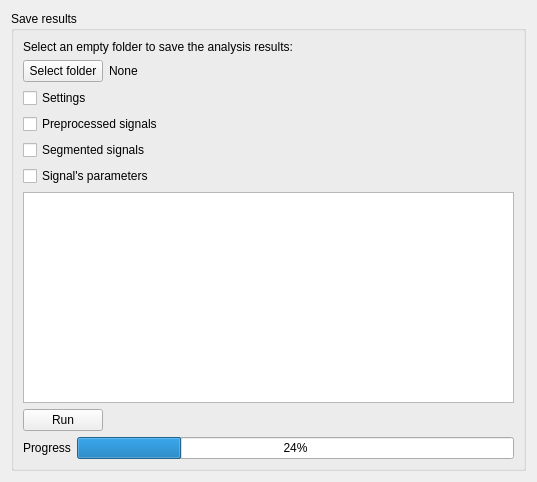
<?xml version="1.0" encoding="UTF-8"?>
<ui version="4.0">
 <class>Form</class>
 <widget class="QWidget" name="Form">
  <property name="geometry">
   <rect>
    <x>0</x>
    <y>0</y>
    <width>537</width>
    <height>482</height>
   </rect>
  </property>
  <property name="windowTitle">
   <string>Form</string>
  </property>
  <layout class="QVBoxLayout" name="verticalLayout">
   <item>
    <widget class="QGroupBox" name="groupBox">
     <property name="title">
      <string>Save results</string>
     </property>
     <layout class="QVBoxLayout" name="verticalLayout_2">
      <item>
       <layout class="QHBoxLayout" name="horizontalLayout_2">
        <item>
         <widget class="QLabel" name="label">
          <property name="text">
           <string>&lt;html&gt;&lt;head/&gt;&lt;body&gt;&lt;p&gt;Select an empty folder to save the analysis results: &lt;/p&gt;&lt;/body&gt;&lt;/html&gt;</string>
          </property>
          <property name="textFormat">
           <enum>Qt::RichText</enum>
          </property>
          <property name="wordWrap">
           <bool>true</bool>
          </property>
         </widget>
        </item>
       </layout>
      </item>
      <item>
       <layout class="QHBoxLayout" name="horizontalLayout_4">
        <item>
         <widget class="QPushButton" name="selectfolderButton">
          <property name="text">
           <string>Select folder</string>
          </property>
         </widget>
        </item>
        <item>
         <widget class="QLabel" name="selectfolderLabel">
          <property name="text">
           <string>None</string>
          </property>
         </widget>
        </item>
        <item>
         <spacer name="horizontalSpacer_3">
          <property name="orientation">
           <enum>Qt::Horizontal</enum>
          </property>
          <property name="sizeHint" stdset="0">
           <size>
            <width>40</width>
            <height>20</height>
           </size>
          </property>
         </spacer>
        </item>
       </layout>
      </item>
      <item>
       <widget class="QCheckBox" name="settingsCBox">
        <property name="toolTip">
         <string>JSON file with the full configuration in the analyzer.</string>
        </property>
        <property name="text">
         <string>Settings</string>
        </property>
       </widget>
      </item>
      <item>
       <widget class="QCheckBox" name="prepsignalsCBox">
        <property name="toolTip">
         <string>.mat files with the preprocessed signals</string>
        </property>
        <property name="text">
         <string>Preprocessed signals</string>
        </property>
       </widget>
      </item>
      <item>
       <widget class="QCheckBox" name="segsignalsCBox">
        <property name="toolTip">
         <string>.mat files with the segmented signals</string>
        </property>
        <property name="text">
         <string>Segmented signals</string>
        </property>
       </widget>
      </item>
      <item>
       <widget class="QCheckBox" name="paramsignalsCBox">
        <property name="toolTip">
         <string>.mat files with the extracted parameters.</string>
        </property>
        <property name="text">
         <string>Signal's parameters</string>
        </property>
       </widget>
      </item>
      <item>
       <widget class="QTextBrowser" name="logtextBrowser"/>
      </item>
      <item>
       <layout class="QHBoxLayout" name="horizontalLayout">
        <item>
         <widget class="QPushButton" name="runButton">
          <property name="text">
           <string>Run</string>
          </property>
         </widget>
        </item>
        <item>
         <spacer name="horizontalSpacer">
          <property name="orientation">
           <enum>Qt::Horizontal</enum>
          </property>
          <property name="sizeHint" stdset="0">
           <size>
            <width>40</width>
            <height>20</height>
           </size>
          </property>
         </spacer>
        </item>
       </layout>
      </item>
      <item>
       <layout class="QHBoxLayout" name="horizontalLayout_3">
        <item>
         <widget class="QLabel" name="progressLabel">
          <property name="text">
           <string>Progress</string>
          </property>
         </widget>
        </item>
        <item>
         <widget class="QProgressBar" name="progressBar">
          <property name="value">
           <number>24</number>
          </property>
         </widget>
        </item>
       </layout>
      </item>
     </layout>
    </widget>
   </item>
  </layout>
 </widget>
 <resources/>
 <connections/>
</ui>
